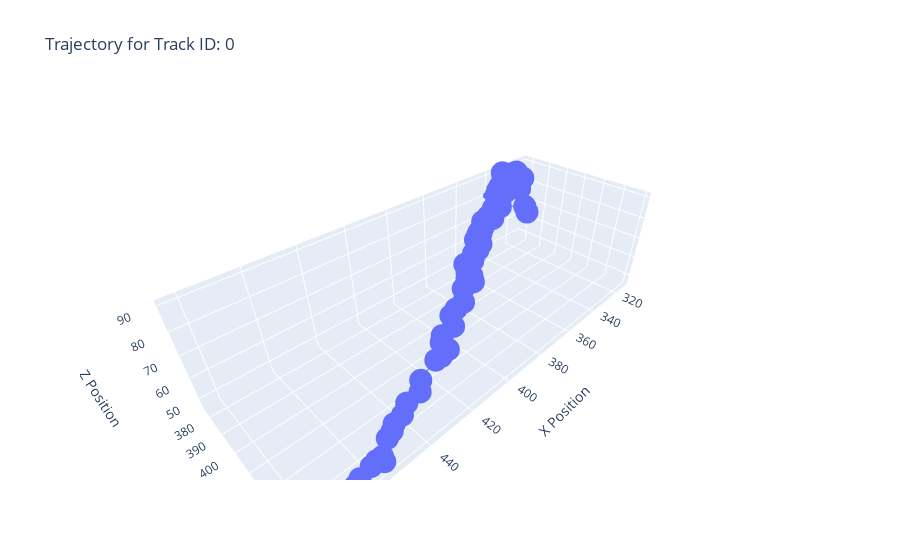
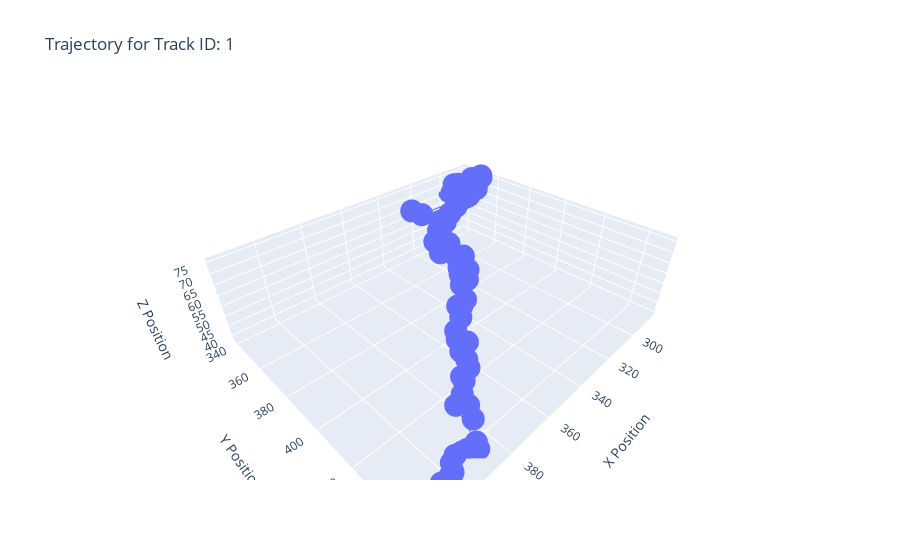
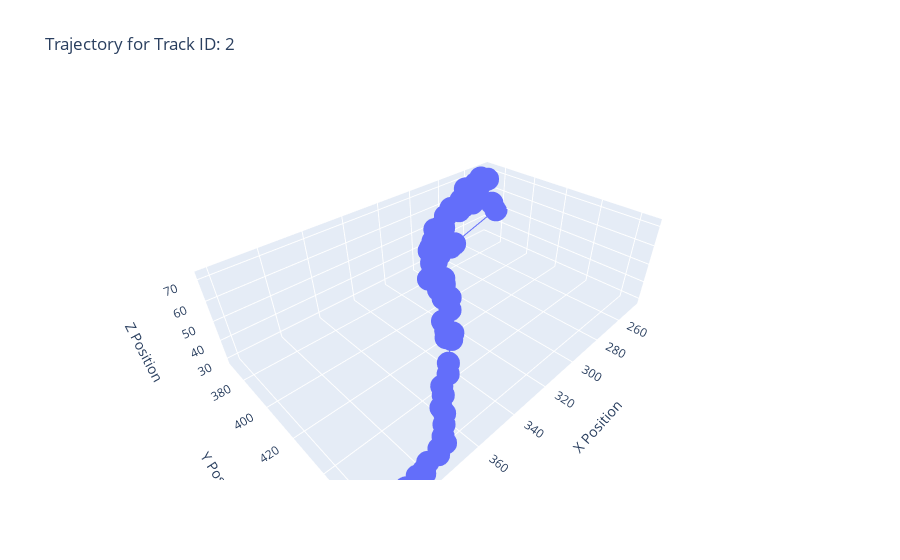
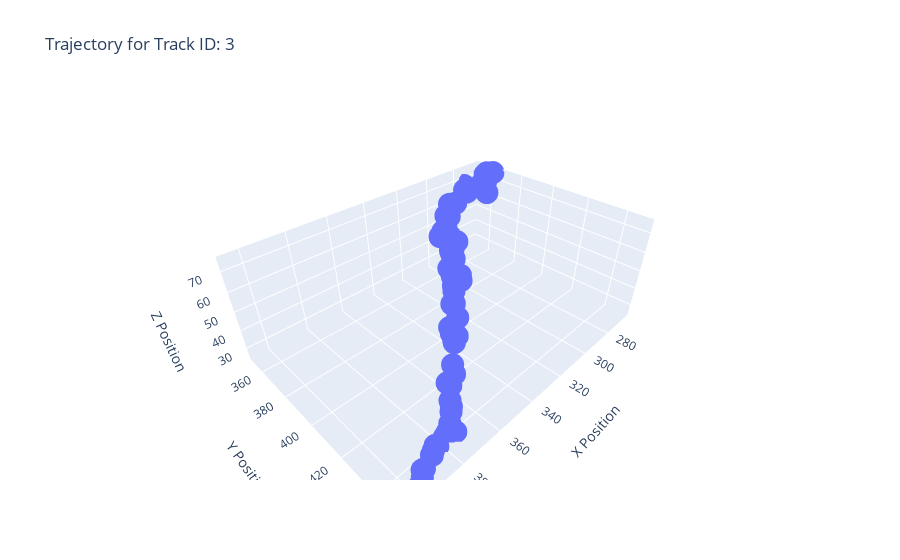

The code cell stored with these charts, in order, in its notebook:
### Code cell
# interactive 3d plots
import plotly.graph_objects as go

# Iterate through groups and create interactive 3D plots
for track_id, group in grouped:
    fig = go.Figure()

    fig.add_trace(go.Scatter3d(
        x=group[position_x_column],
        y=group[position_y_column],
        z=group[position_z_column],
        mode='lines+markers',
        name=f'Track ID: {track_id}'
    ))

    # Set titles and axis labels
    fig.update_layout(
        title=f'Trajectory for Track ID: {track_id}',
        scene=dict(
            xaxis_title='X Position',
            yaxis_title='Y Position',
            zaxis_title='Z Position'
        )
    )

    # Show the plot
    fig.show()
